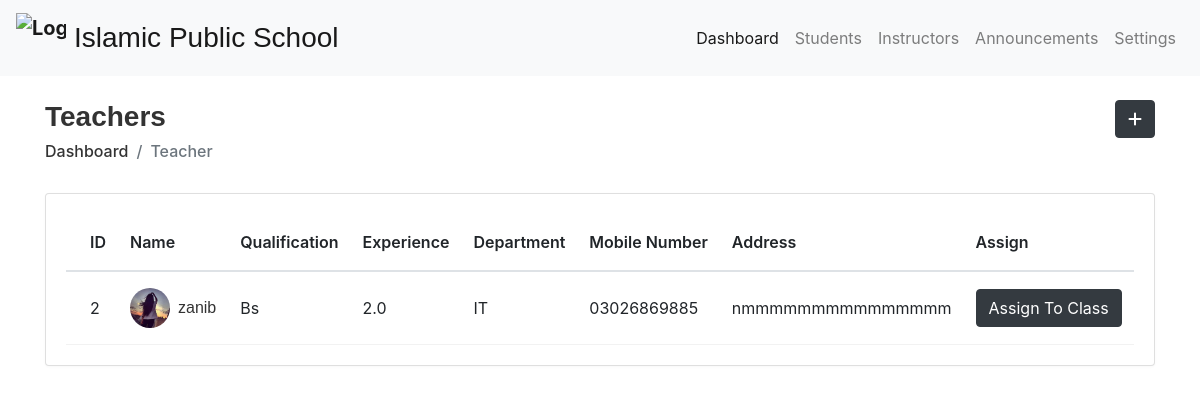
Page /teacherlist/ on the committed database.
### lmsAdmin/models.py (models this page shows, shortened)
class User(AbstractBaseUser):
    email = models.EmailField(
        verbose_name='Email',
        max_length=255,
        unique=True,
        null=True
    )
    studentId = models.CharField(max_length=50,unique=True,null=True)
    teacherId = models.CharField(max_length=50,unique=True,null=True)
    image = models.ImageField(upload_to=upload_to,default='user/logo.jpg')
    firstname = models.CharField(max_length=50,default="")
    lastname = models.CharField(max_length=50,default="")
    gender = models.CharField(max_length=50,default="")
    classNo =  models.CharField(max_length=20,blank=True)
    religion = models.CharField(max_length=100,default="")
    dob = models.CharField(max_length=12,default="")
    phone = models.CharField(max_length=20,default="")
    admissionNo = models.CharField(max_length=50,default="",blank=True)
    section = models.CharField(max_length=15, default="",blank=True)
    in_class = models.BooleanField(default=False)
    fatherName = models.CharField(max_length=50,blank=True)
    fatherOccupation = models.CharField(max_length=50,blank=True)
    fatherMobile = models.CharField(max_length=20,blank=True)
    motherName = models.CharField(max_length=50,blank=True)
    motherOccupation =  models.CharField(max_length=50,blank=True)
    motherMobile = models.CharField(max_length=100,blank=True)
    presentAddress = models.TextField(blank=True)
    permanentAddress = models.TextField(blank=True)
    qualification =  models.CharField(max_length=50,blank=True)
    experience = models.FloatField(default=0,blank=True)
    education = models.TextField(blank=True)
    certificate = models.TextField(blank=True)
    skills = models.TextField(blank=True)
    department = models.TextField(blank=True)
    is_teacher = models.BooleanField(default=True)
    is_active = models.BooleanField(default=True)
    is_admin = models.BooleanField(default=False)
    created_at = models.DateTimeField(auto_now_add=True)
    updated_at = models.DateTimeField(auto_now=True)
    objects = UserManager()
    USERNAME_FIELD = 'email'
    REQUIRED_FIELDS = []

### lmsAdmin/views.py (the view)
# urls.py: path('teacherlist/',TeacherListView,name="teacherlist"),
def TeacherListView(request):
    teachers = User.objects.filter(is_teacher=True,is_admin=False)
    classes = SchoolClass.objects.all()
    context = {
        "teachers" : teachers,
        "classes": classes
    }
    return render(request, "admin/allteacher.html",context)

### templates/admin/allteacher.html (shortened to what this page needs)
{% extends 'base.html' %}
{% load index %}
{% block body %}
<div class="main-wrapper">
    <div class="">
        <div class="content container">
            <div class="page-header">
                <div class="row align-items-center">
                    <div class="col">
                        <h3 class="page-title mt-4">Teachers</h3>
                        <ul class="breadcrumb">
                            <li class="breadcrumb-item"><a href="{% url 'dashboard' %}">Dashboard</a></li>
                            <li class="breadcrumb-item active">Teacher</li>
                        </ul>
                    </div>
                    <div class="col-auto text-right float-right ml-auto">
                        <a href="{%  url 'login' %}addteacher/" class="btn btn-dark"><i class="fas fa-plus"></i></a>
                    </div>
                </div>
            </div>
            <div class="row">
                <div class="col-sm-12">
                    <div class="card card-table">
                        <div class="card-body">
                            <div class="table-responsive">
                                <table class="table table-hover table-center mb-0 datatable">
                                    <thead>
                                        <tr>
                                            <th>ID</th>
                                            <th>Name</th>
                                            <th>Qualification</th>
                                            <th>Experience</th>
                                            <th>Department</th>
                                            <th>Mobile Number</th>
                                            <th>Address</th>
                                            <th>Assign</th>
                                        </tr>
                                    </thead>
                                    <tbody>
                                        <tr>
                                            {% for teacher in teachers %}
                                            <td>{{ teacher.id }}</td>
                                            <td>
                                                <h2 class="table-avatar">
                                                    <a href="{% url 'teacherprofile' teacher.id %}" class="avatar avatar-sm mr-2"><img
                                                            class="avatar-img rounded-circle"
                                                            src="/media/{{ teacher.image }}"
                                                            alt="User Image"></a>
                                                    <a href="{% url 'teacherprofile' teacher.id %}">{{ teacher.firstname }}</a>
                                                </h2>
                                            </td>
                                            <td>{{ teacher.qualification }}</td>
                                            <td>{{ teacher.experience }}</td>
                                            <td>{{ teacher.department }}</td>
                                            <td>{{ teacher.phone }}</td>
                                            <td>{{ teacher.presentAddress }}</td>
                                            <td>
                                                <a href="{% url 'assignteacherpage' teacher.id %}" class="btn btn-dark">
                                                    Assign To Class
                                                </a>
                                            </td>
                                        </tr>
                                        {% endfor %}
                                    </tbody>
                                </table>
                            </div>
                        </div>
                    </div>
                </div>
            </div>
        </div>
    </div>
</div>
{% endblock %}

### lmsAdmin/static/assets/css/style.css (style rules this page uses)
html { height: 100%; }
body { background-color: #fff; color: #333; font-family: 'Poppins', sans-serif; font-size: 1rem; height: 100%; line-height: 1.5; overflow-x: hidden; }
h1, h2, h3, h4, h5, h6 { font-family: 'Poppins', sans-serif; margin-top: 0; }
a { color: #009ce7; }
input, button, a { transition: all 0.4s ease; -moz-transition: all 0.4s ease; -o-transition: all 0.4s ease; -ms-transition: all 0.4s ease; -webkit-transition: all 0.4s ease; }
ul, ol { padding: 0px; list-style: none; }
.table { color: #333; max-width: 100%; margin-bottom: 0; width: 100%; }
table.table td h2 { display: inline-block; font-size: inherit; font-weight: 400; margin: 0; padding: 0; vertical-align: middle; }
table.table td h2.table-avatar { align-items: center; display: inline-flex; font-size: inherit; font-weight: 400; margin: 0; padding: 0; vertical-align: middle; white-space: nowrap; }
table.table td h2 a { color: #333; }
.table thead tr th { font-weight: 600; }
.table tbody tr { border-bottom: 1px solid rgba(0, 0, 0, 0.05); }
.table.table-center td, .table.table-center th { vertical-align: middle; }
.card-table .card-body .table > thead > tr > th { border-top: 0; }
.card-table .card-body .table tr td:first-child, .card-table .card-body .table tr th:first-child { padding-left: 1.5rem; }
.card-table .table td, .card-table .table th { border-top: 1px solid #e2e5e8; padding: 1rem 0.75rem; white-space: nowrap; }
.card { border: 1px solid #ececf5; box-shadow: 0 1px 3px 0 rgba(0, 0, 0, 0.03); margin-bottom: 1.875rem; }
.card-body { padding: 1.5rem; }
.avatar { position: relative; display: inline-block; width: 3rem; height: 3rem }
.avatar > img { width: 100%; height: 100%; -o-object-fit: cover; object-fit: cover; }
.avatar-sm { width: 2.5rem; height: 2.5rem; }
.main-wrapper { width: 100%; height: 100vh; min-height: 100vh; }
.page-header { margin-bottom: 1.875rem; }
.page-header .breadcrumb { background-color: transparent; color: #6c757d; font-size: 1rem; font-weight: 500; margin-bottom: 0; padding: 0; }
.page-header .breadcrumb a { color: #333; }
.page-title { font-size: 28px; font-weight: 600; color: #333; margin-bottom: 5px; }

### rows in the picture
User: id "2", image (picture), firstname "zanib", qualification "Bs", experience "2.0", department "IT", phone "03026869885", presentAddress "nmmmmmmmmmmmmmmm"
